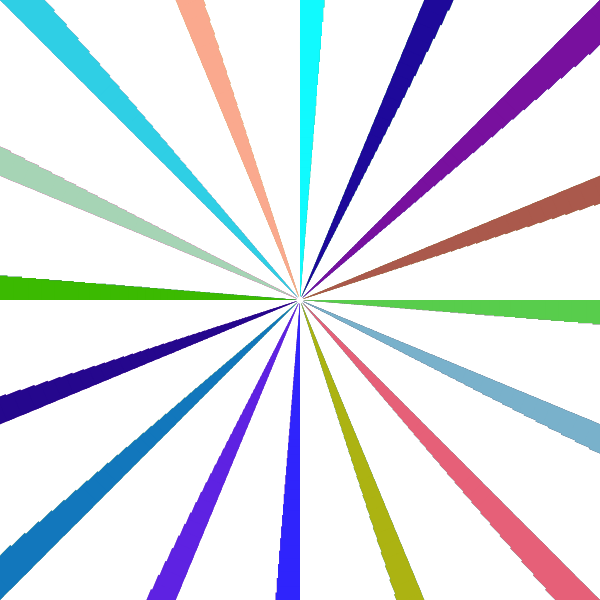
Frame 1 (no input)
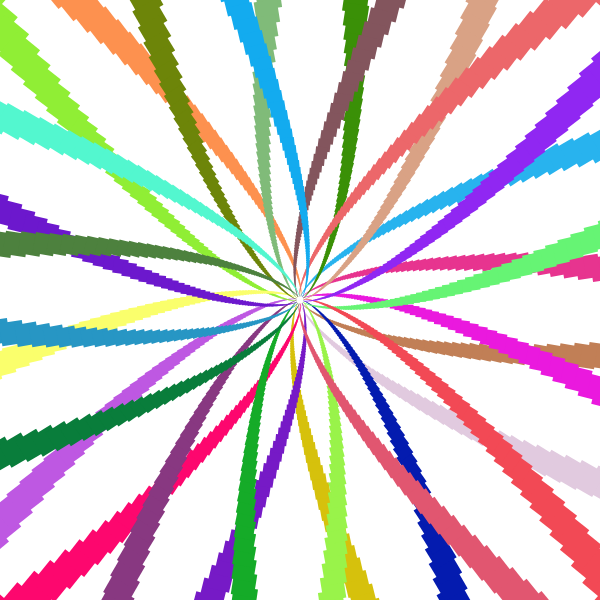
Frame 60 (no input)
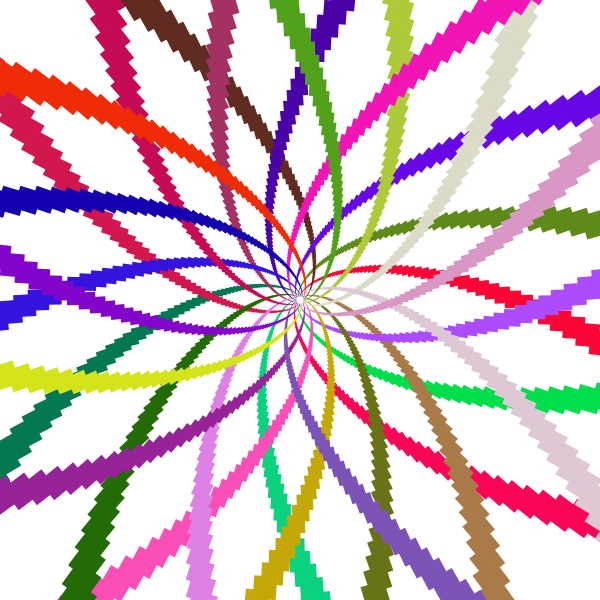
Frame 120 (the mouse pressed at the canvas centre since frame 60)

The p5.js sketch that drew these frames (run headless with seeded random() and noise() and a simulated clock; from frame 60 on, the mouse is pressed at the canvas centre):

// p5.js sketch
// ── sketch.js
let angle = 0;

function setup() {
  createCanvas(600, 600);
  angleMode(DEGREES);
  noStroke();
  fill(0, 15, 30, 220);
}

function draw() {
  background(255);
  translate(width / 2, height / 2);

  for (let a = 0; a < 360; a += 22.5) {
    rotate(a);

    fill(random(255), random(255), random(255));


    push();
    for (let i = 0; i < 100; i++) {
      scale(0.95);
      rotate(angle);
      rect(width, 0, 50, 50);
    }
    pop();


    fill(random(255), random(255), random(255));

    push();
    for (let i = 0; i < 100; i++) {
      scale(0.95);
      rotate(-angle);
      rect(width, 0, 50, 50);
    }
    pop();
  }

  angle += 0.01;

}
